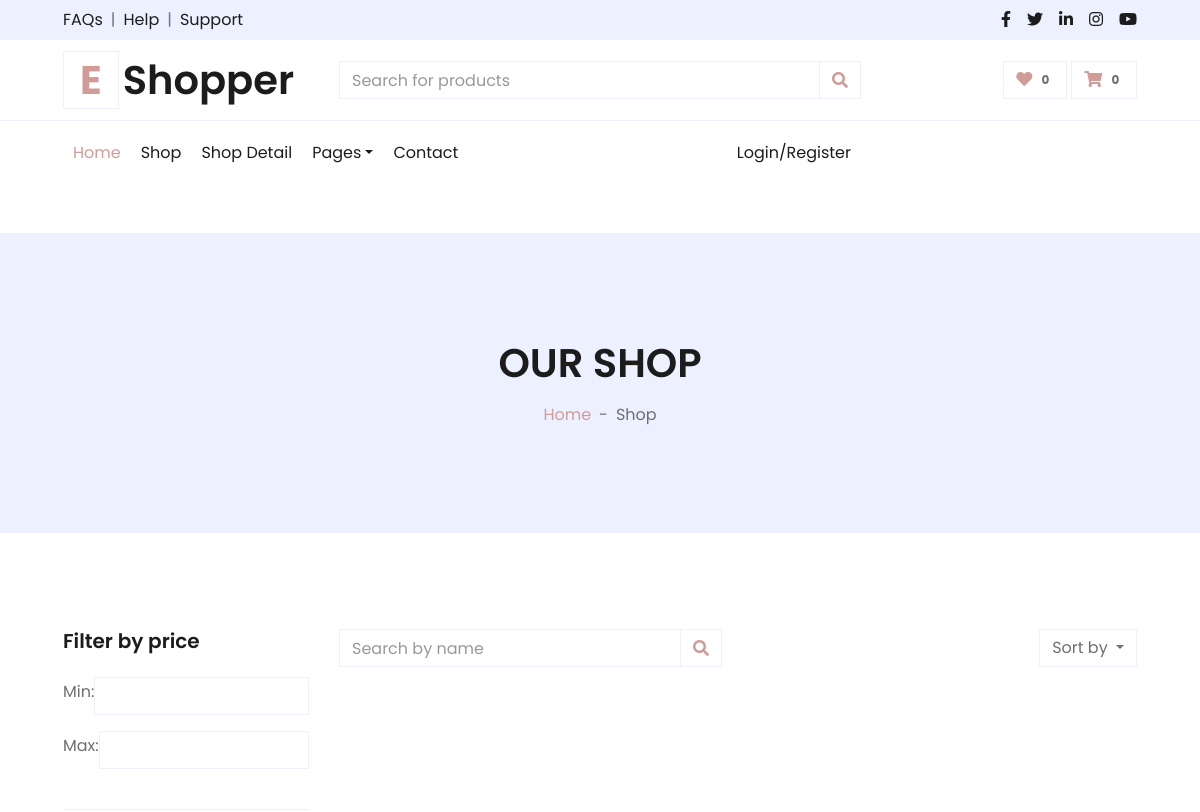
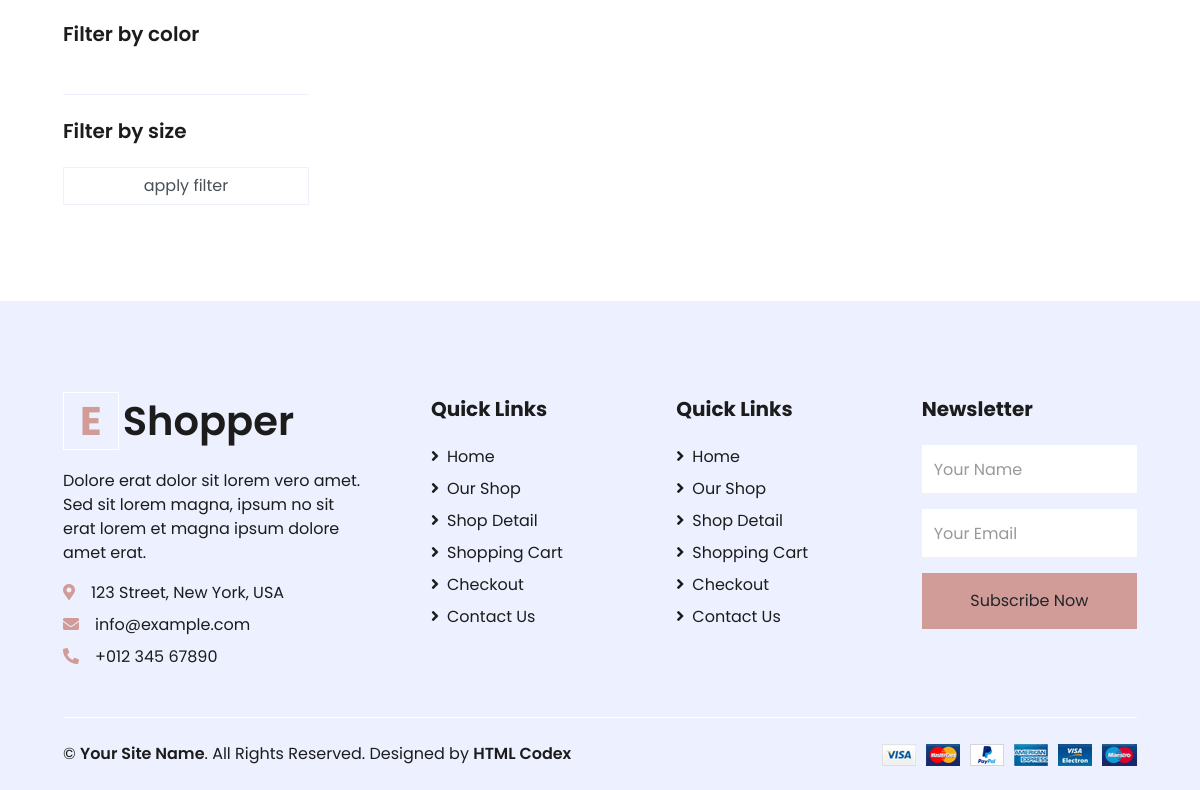
Before: /product/list with the older database file (2 pictures, top to bottom).
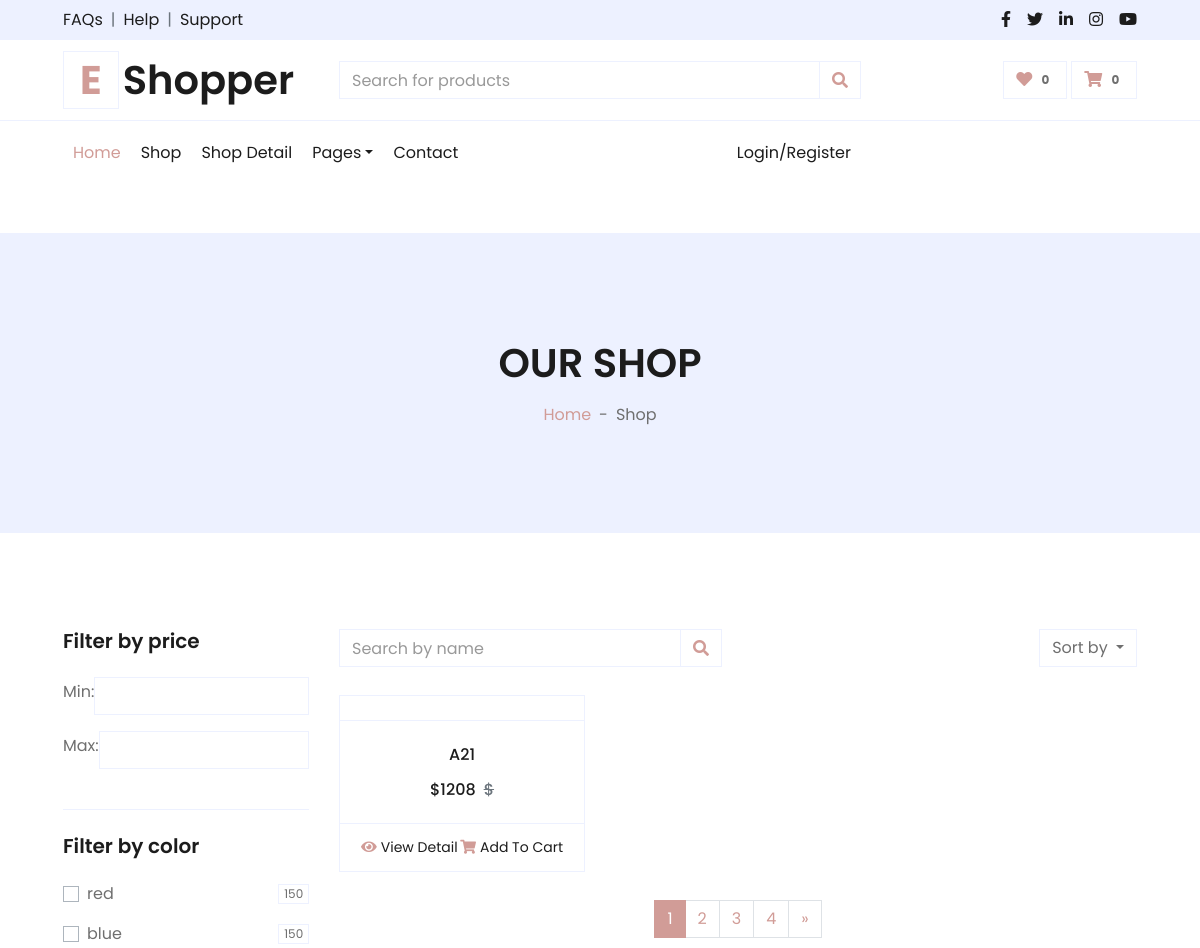
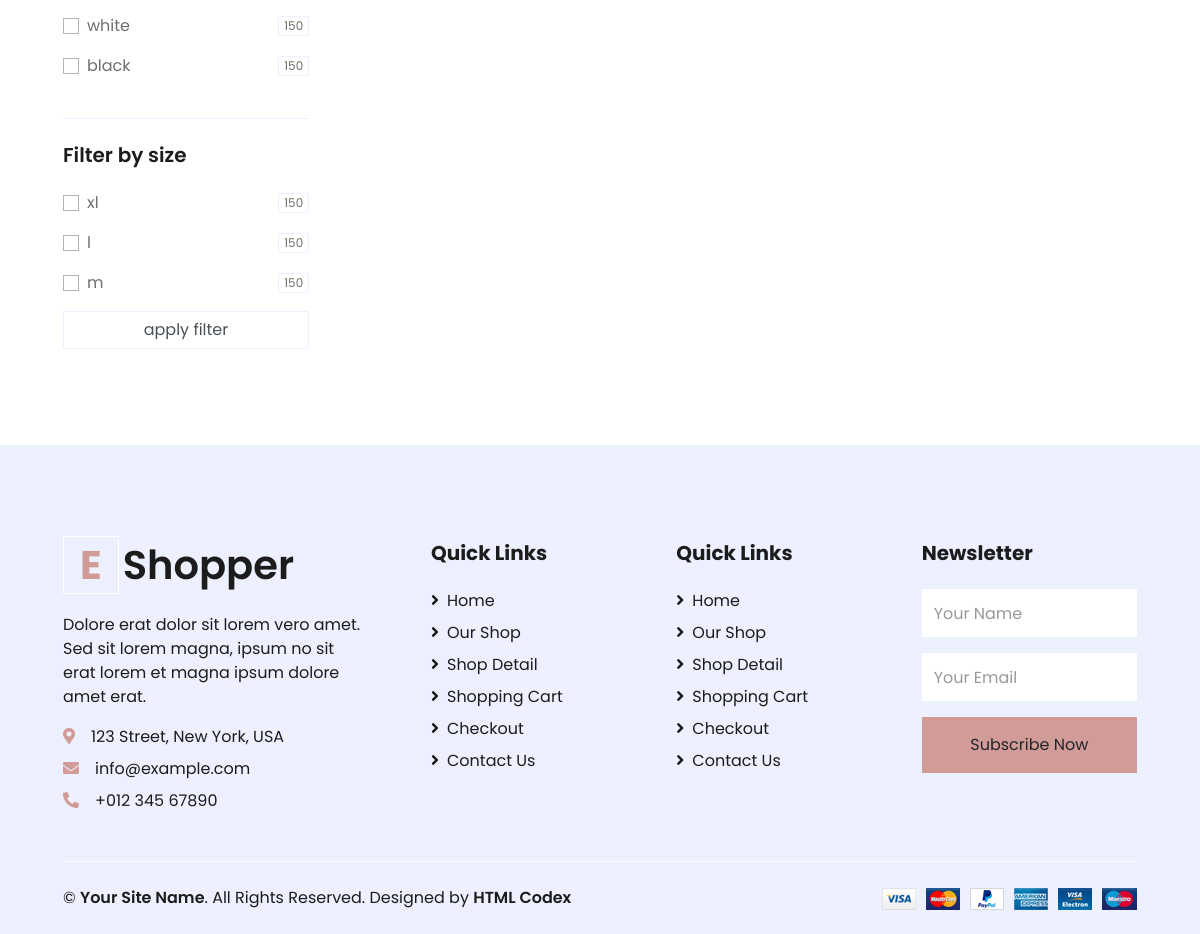
After: the same page with the newer database file (2 pictures, top to bottom).
### products/models.py (models this page shows, shortened)
class Color(models.Model):
    title = models.CharField(max_length=30)
    class Meta:
        verbose_name="رنگ"
        verbose_name_plural="رنگ ها"

class Size(models.Model):
    title = models.CharField(max_length=30)
    class Meta:
        verbose_name="سایز"
        verbose_name_plural="سایزها"

class Product(models.Model):
    title = models.CharField(max_length=30)
    category = models.ManyToManyField(Category,related_name="products",blank=True)
    description = models.TextField()
    price = models.IntegerField()
    discount = models.SmallIntegerField(blank=True, null=True)
    color=models.ManyToManyField(Color,blank=True, related_name="products")
    size=models.ManyToManyField(Size, blank=True, related_name="products")
    created_at =models.DateTimeField(auto_now_add=True, null=True,blank=True)
    class Meta:
        verbose_name="محصول"
        verbose_name_plural="محصولات"
        ordering = ("-created_at",)

### products/views.py (the view, shortened to what this page needs)
# urls.py: path('list',ProductsListView.as_view(),name="list"),
class ProductsListView(ListView):
    template_name = "products/product_list.html"
    queryset = Product.objects.all()
    def get_context_data(self, **kwargs):
        data = super().get_context_data(**kwargs)
        request = self.request
        colors , sizes = request.GET.getlist('color'), request.GET.getlist('size')
        max,min = request.GET.get('max_price'),request.GET.get('min_price')
        queryset = Product.objects.all()
        page_number = self.request.GET.get('page')
        paginator = Paginator(queryset, 1)
        object_list = paginator.get_page(page_number)
        if colors:
            queryset = queryset.filter(color__title__in=colors).distinct()
        if sizes:
            queryset = queryset.filter(size__title__in=sizes).distinct()
        data["object_list"] = object_list
        data['colors'] = Color.objects.all()
        data['sizes'] = Size.objects.all()
        return data

### products/templates/products/product_list.html (shortened to what this page needs)
{% extends "base.html" %}
{% load render_partial %}
{% block content %}
    <div class="container-fluid bg-secondary mb-5">
        <div class="d-flex flex-column align-items-center justify-content-center" style="min-height: 300px">
            <h1 class="font-weight-semi-bold text-uppercase mb-3">Our Shop</h1>
            <div class="d-inline-flex">
                <p class="m-0"><a href="">Home</a></p>
                <p class="m-0 px-2">-</p>
                <p class="m-0">Shop</p>
            </div>
        </div>
    </div>
    <div class="container-fluid pt-5">
        <div class="row px-xl-5">
            <div class="col-lg-3 col-md-12">
                <form>
                    <div class="border-bottom mb-4 pb-4">
                        <h5 class="font-weight-semi-bold mb-4">Filter by price</h5>
                        <div class="form-group d-flex align-items-center justify-content-between mb-3">
                            <label class="" for="price-all">Min:</label>
                            <input type="number" class="form-control" name="min_price" id="price-all">
                        </div>
                        <div class="form-group d-flex align-items-center justify-content-between mb-3">
                            <label class="" for="price-all">Max:</label>
                            <input type="number" class="form-control" name="max_price" id="price-all">
                        </div>
                    </div>
                    <div class="border-bottom mb-4 pb-4">
                        <h5 class="font-weight-semi-bold mb-4">Filter by color</h5>
                        {% for color in colors %}
                            <div class="custom-control custom-checkbox d-flex align-items-center justify-content-between mb-3">
                                <label class="custom-control-label" for="{{ color.id }}">{{ color.title }}</label>
                                <span class="badge border font-weight-normal">150</span>
                            </div>
                        {% endfor %}
                    </div>
                    <div class="mb-5">
                        <h5 class="font-weight-semi-bold mb-4">Filter by size</h5>
                        {% for size in sizes %}
                            <div class="custom-control custom-checkbox d-flex align-items-center justify-content-between mb-3">
                                <label class="custom-control-label" for="{{ size.title }}">{{ size.title }}</label>
                                <span class="badge border font-weight-normal">150</span>
                            </div>
                        {% endfor %}
                        <button class="form-control" type="submit">apply filter</button>
                    </div>
                </form>
            </div>
            <div class="col-lg-9 col-md-12">
                <div class="row pb-3">
                    <div class="col-12 pb-1">
                        <div class="d-flex align-items-center justify-content-between mb-4">
                            <form action="">
                                <div class="input-group">
                                    <input type="text" class="form-control" placeholder="Search by name">
                                    <div class="input-group-append">
                                        <span class="input-group-text bg-transparent text-primary">
                                            <i class="fa fa-search"></i>
                                        </span>
                                    </div>
                                </div>
                            </form>
                            <div class="dropdown ml-4">
                                <button class="btn border dropdown-toggle" type="button" id="triggerId"
                                        data-toggle="dropdown" aria-haspopup="true"
                                        aria-expanded="false">
                                    Sort by
                                </button>
                            </div>
                        </div>
                    </div>
                    {% for product in object_list %}
                        <div class="col-lg-4 col-md-6 col-sm-12 pb-1">
                            <div class="card product-item border-0 mb-4">
                                <div class="card-header product-img position-relative overflow-hidden bg-transparent border p-0">
                                </div>
                                <div class="card-body border-left border-right text-center p-0 pt-4 pb-3">
                                    <h6 class="text-truncate mb-3">{{ product.title }}</h6>
                                    <div class="d-flex justify-content-center">
                                        <h6>${{ product.price }}</h6>
                                        <h6 class="text-muted ml-2">
                                            <del>$</del>
                                        </h6>
                                    </div>
                                </div>
                                <div class="card-footer d-flex justify-content-between bg-light border">
                                    <a href="{% url 'product:detail' product.id %}" class="btn btn-sm text-dark p-0"><i
                                            class="fas fa-eye text-primary mr-1"></i>View Detail</a>
                                    <a href="" class="btn btn-sm text-dark p-0"><i
                                            class="fas fa-shopping-cart text-primary mr-1"></i>Add To Cart</a>
                                </div>
                            </div>
                        </div>
                    {% endfor %}
                    <div class="col-12 pb-1">
                        {% if object_list.has_other_pages %}
                            <nav aria-label="Page navigation">
                                <ul class="pagination justify-content-center mb-3">
                                    {% for i in object_list.paginator.page_range %}
                                        {% if object_list.number == i %}
                                            <li class="page-item active"><a class="page-link" href="?page={{ i }}">{{ i }}</a></li>
                                        {% else %}
                                            <li class="page-item "><a class="page-link"
                                                                      href="?page={{ i }}">{{ i }}</a></li>
                                        {% endif %}
                                    {% endfor %}
                                    <li class="page-item">
                                        {% if object_list.has_next %}
                                            <a class="page-link" href="?page={{ object_list.next_page_number }}"
                                               aria-label="Next">
                                                <span aria-hidden="true">&raquo;</span>
                                            </a>
                                        {% endif %}
                                    </li>
                                </ul>
                            </nav>
                        {% endif %}
                    </div>
                </div>
            </div>
        </div>
    </div>
{% endblock %}

Changed rows visible on the page:
added Color: title "red"
added Color: title "blue"
added Color: title "white"
added Color: title "black"
added Size: title "xl"
added Size: title "l"
added Size: title "m"
added Product: title "A21", price "1208"
Other visible differences:
new list line: "1"
new list line: "2"
new list line: "3"
new list line: "4"
